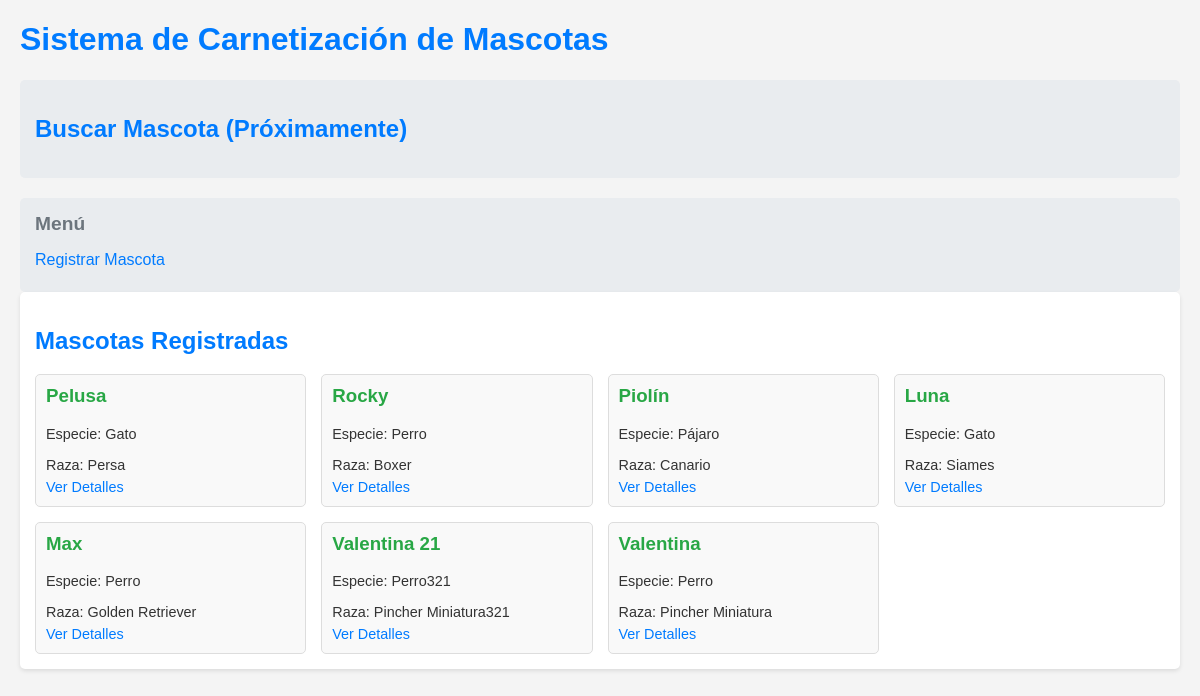
The page / on the database its author committed.
### tables this page shows
CREATE TABLE `mascotas` (
  `id_mascota` int(11) NOT NULL,
  `nombre` varchar(100) NOT NULL,
  `especie` varchar(50) NOT NULL,
  `raza` varchar(50) DEFAULT NULL,
  `fecha_nacimiento` date DEFAULT NULL,
  `sexo` char(1) DEFAULT NULL,
  `color_principal` varchar(50) DEFAULT NULL,
  `color_secundario` varchar(50) DEFAULT NULL,
  `senas_particulares` text DEFAULT NULL,
  `foto_url` varchar(255) DEFAULT NULL,
  `nombre_propietario` varchar(100) NOT NULL
);

### index.php (the view, shortened to what this page needs)
<?php
require_once 'database.php';
$conn = new mysqli($db_host, $db_user, $db_pass, $db_name);
$sql = "SELECT id_mascota, nombre, especie, raza FROM mascotas";
$result = $conn->query($sql);
$mascotas = [];
if ($result->num_rows > 0) {
    while ($row = $result->fetch_assoc()) {
        $mascotas[] = $row;
    }
}
?>
<!DOCTYPE html>
<html lang="es">
<head>
</head>
<body>
    <h1>Sistema de Carnetización de Mascotas</h1>
    <section id="buscar-mascota">
        <h2>Buscar Mascota (Próximamente)</h2>
    </section>
    <nav id="menu">
        <h2>Menú</h2>
        <ul>
            <li><a href="aniadir_mascota.php">Registrar Mascota</a></li>
        </ul>
    </nav>
    <section id="mascotas-recientes">
        <h2>Mascotas Registradas</h2>
        <div id="lista-mascotas-recientes">
            <?php if (!empty($mascotas)): ?>
                <?php foreach ($mascotas as $mascota): ?>
                    <div class="mascota">
                        <h3><?php echo htmlspecialchars($mascota['nombre']); ?></h3>
                        <p>Especie: <?php echo htmlspecialchars($mascota['especie']); ?></p>
                        <p>Raza: <?php echo htmlspecialchars($mascota['raza'] ?: 'No especificada'); ?></p>
                        <a href="ver_mascota.php?id=<?php echo htmlspecialchars($mascota['id_mascota']); ?>">Ver Detalles</a>
                    </div>
                <?php endforeach; ?>
            <?php else: ?>
                <p>No hay mascotas registradas.</p>
            <?php endif; ?>
        </div>
    </section>
</body>
</html>

### index.php (style rules this page uses)
body { font-family: sans-serif; margin: 20px; background-color: #f4f4f4; color: #333; }
h1, h2 { color: #007bff; }
#buscar-mascota { background-color: #e9ecef; padding: 15px; margin-bottom: 20px; border-radius: 5px; }
#mascotas-recientes { background-color: #fff; padding: 15px; margin-bottom: 20px; border-radius: 5px; box-shadow: 0 2px 4px rgba(0, 0, 0, 0.1); }
#lista-mascotas-recientes { display: grid; grid-template-columns: repeat(auto-fit, minmax(250px, 1fr)); gap: 15px; margin-top: 10px; }
.mascota { border: 1px solid #ddd; padding: 10px; border-radius: 5px; background-color: #f9f9f9; }
.mascota h3 { margin-top: 0; color: #28a745; }
.mascota p { margin-bottom: 5px; font-size: 0.9em; }
.mascota a { color: #007bff; text-decoration: none; font-size: 0.9em; }
#menu { background-color: #e9ecef; padding: 15px; border-radius: 5px; }
#menu h2 { margin-top: 0; color: #6c757d; font-size: 1.2em; }
#menu ul { list-style: none; padding: 0; margin: 0; }
#menu ul li { margin-bottom: 8px; }
#menu ul li a { color: #007bff; text-decoration: none; }

### rows shown on the page
mascotas: nombre "Pelusa", especie "Gato", raza "Persa"
mascotas: nombre "Rocky", especie "Perro", raza "Boxer"
mascotas: nombre "Piolín", especie "Pájaro", raza "Canario"
mascotas: nombre "Luna", especie "Gato", raza "Siames"
mascotas: nombre "Max", especie "Perro", raza "Golden Retriever"
mascotas: nombre "Valentina 21", especie "Perro321", raza "Pincher Miniatura321"
mascotas: nombre "Valentina", especie "Perro", raza "Pincher Miniatura"
